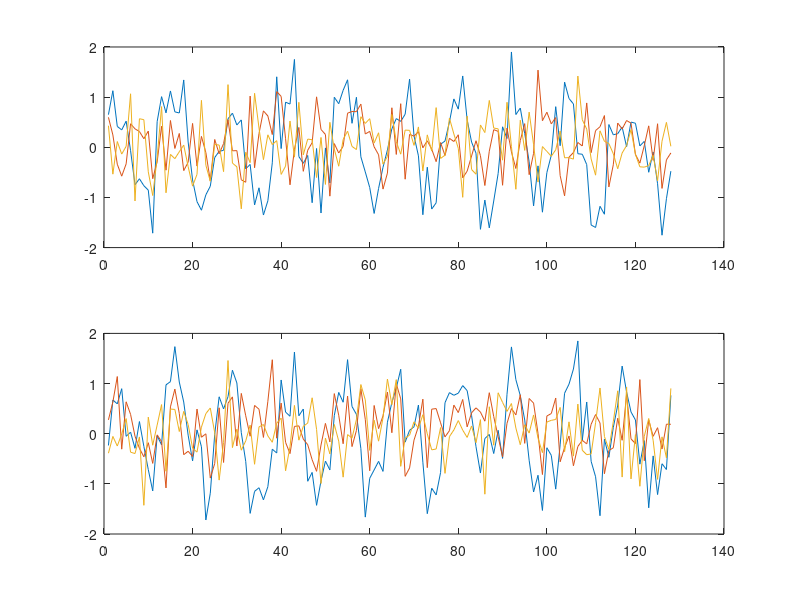

MATLAB code for this plot: (Note: this script raises an error after producing the figure.)
%% test all deferent cohence calculus
clear all
close all
% define parameters
Len=128;
Elec=3;
NoiseVar=0.5;
SignalRatio=1;

% let's have two multimentionnals signals x and y
t=(1:Len)/(Len)*10;
x=NoiseVar*randn(Elec,Len);x(1,:)=x(1,:)+sin(2*pi*t);
y=NoiseVar*randn(Elec,Len);y(1,:)=y(1,:)+SignalRatio*sin(2*pi*t);
figure;subplot(211);plot(x');subplot(212);plot(y')

% we can compute the covariance matrix of x and y such as
Cx=cov(x');
Cy=cov(y');
% Thus a matrix containing both covariance matrix such as :
% Cref = [Cxx  0 ] 
%        [ 0 Cyy ]
Cref=blkdiag(Cx,Cy);
% We can also have the covariance matrix of the two concatenate signal
% C = [Cxx Cxy]
%     [Cyx Cyy]
C=cov([x;y]');

% that contains the cross-variance terms off-diag :
Covxy=1/(size(x,2)-1)*supressMean(x)*supressMean(y)';
Covyx=1/(size(x,2)-1)*supressMean(y)*supressMean(x)';

% the cross-variance terms could be normalized such as
R=(Cx)^(-1/2)*Covxy*(Cy)^(-1/2);
% the synchronization between the signal x and y is
SYNC=SYNC_Riem(x,y)
% that is equivalent to the riemannian distance between C and Cref:
% dr(C,Cref) :
D_C_Cref=distance(Cref,C,'riemann')

Rxy=Cref^(-1/2)*C*Cref^(-1/2);
D_R_I=distance(Cref^(-1/2)*C*Cref^(-1/2),Cref^(-1/2)*Cref*Cref^(-1/2),'riemann')
% that is equivalent to
% the normalized covariance matrix :
% Rxy = [ I  R ]
%       [ R* I ]
D_R_I=distance(Rxy,eye(size(Rxy)),'riemann')

% that is equivalent to
SumEig=sqrt(sum(log(eig(Rxy)).^2))
MeanMeanAbsCovxy=mean(mean(abs(Covxy)))
SumSumAbsCovxy=sum(sum(Covxy))
NormR=norm(R,'fro')
NormFroRxy=norm(Rxy-eye(size(Rxy)),'fro')
SumSumR=sqrt(sum(sum(R.^2)))
SumSumFro=sqrt(sum(sum((Rxy-eye(size(Rxy))).^2)))

for i=1:size(x,1)
    for j=1:size(y,1)
        CORRcoef(i,j)=xcorr(supressMean(x(i,:)/var(x(i,:))),supressMean(y(j,:)/var(y(i,:))),0);
    end
end
MeanMeanAbsCORRCoef=mean(mean(abs(CORRcoef)))

%% test on different sinus phase sync
clear all
close all
% define parameters
for phase=1:300
Len=128;
Elec=1;
NoiseVar=0.0;
SignalRatio=1;
WindowRatio=1;
% let's have two multimentionnals signals x and y
t=(1:Len)/(Len)*10;
x=NoiseVar*randn(Elec,Len);x(1,:)=x(1,:)+sin(2*pi*t).*([ones(1,ceil(WindowRatio*Len)) zeros(1,Len-ceil(WindowRatio*Len))]);
y=NoiseVar*randn(Elec,Len);y(1,:)=y(1,:)+SignalRatio*sin(2*pi*t+(phase-1)/100).*([ones(1,ceil(WindowRatio*Len)) zeros(1,Len-ceil(WindowRatio*Len))]);
% we can compute the covariance matrix of x and y such as
Cx=cov(x');
Cy=cov(y');
% Thus a matrix containing both covariance matrix such as :
% Cref = [Cxx  0 ] 
%        [ 0 Cyy ]
Cref=blkdiag(Cx,Cy);
% We can also have the covariance matrix of the two concatenate signal
% C = [Cxx Cxy]
%     [Cyx Cyy]
C=cov([x;y]');

% that contains the cross-variance terms off-diag :
Covxy=1/(size(x,2)-1)*supressMean(x)*supressMean(y)';
Covyx=1/(size(x,2)-1)*supressMean(y)*supressMean(x)';

% the cross-variance terms could be normalized such as
R=(Cx)^(-1/2)*Covxy*(Cy)^(-1/2);
% the synchronization between the signal x and y is
SYNC(phase)=SYNC_Riem(x,y);
% that is equivalent to the riemannian distance between C and Cref:
% dr(C,Cref) :
D_C_Cref=distance(Cref,C,'riemann');

Rxy=Cref^(-1/2)*C*Cref^(-1/2);
D_R_I=distance(Cref^(-1/2)*C*Cref^(-1/2),Cref^(-1/2)*Cref*Cref^(-1/2),'riemann');
% that is equivalent to
% the normalized covariance matrix :
% Rxy = [ I  R ]
%       [ R* I ]
D_R_I=distance(Rxy,eye(size(Rxy)),'riemann');

% that is equivalent to
SumEig=sqrt(sum(log(eig(Rxy)).^2));
MeanMeanAbsCovxy(phase)=mean(mean(abs(Covxy)));
SumSumAbsCovxy=sum(sum(Covxy));
NormFroR(phase)=norm(R,'fro');
NormFroRxy(phase)=norm(Rxy-eye(size(Rxy)),'fro');
SumSumR=sqrt(sum(sum(R.^2)));
SumSumFro=sqrt(sum(sum((Rxy-eye(size(Rxy))).^2)));

for i=1:size(x,1)
    for j=1:size(y,1)
        CORRcoef(i,j)=xcorr(zscore(x(i,:)),zscore(y(j,:)),0);
    end
end
MeanMeanAbsCORRCoef(phase)=mean(mean(abs(CORRcoef)));

end
figure;subplot(211);plot(x');subplot(212);plot(y')
figure
autoSubplot(1,MeanMeanAbsCORRCoef,MeanMeanAbsCovxy,NormFroR,NormFroRxy,(SYNC))

%% test on different windows phase sync
clear all
close all
% define parameters
IND=1;
for phase=-100:200
Len=100;
Elec=3;
NoiseVar=2;
SignalRatio=2;
WindowRatio=0.5;
Baseline=4;
% let's have two multimentionnals signals x and y
t=(1:Len)/(Len)*10;
x=NoiseVar*randn(Elec,Len);x(1,:)=x(1,:)+(sin(2*pi*t)+Baseline*ones(size(t))).*([ones(1,ceil(WindowRatio*Len)) zeros(1,Len-ceil(WindowRatio*Len))]);
%x=zscore(x);
y=NoiseVar*randn(Elec,Len);y(1,:)=y(1,:)+SignalRatio*(sin(2*pi*t)+Baseline*ones(size(t))).*rect(1,WindowRatio*Len/2,(1:Len)-phase);
%y=zscore(y);
% we can compute the covariance matrix of x and y such as
Cx=cov(x');
Cy=cov(y');
% Thus a matrix containing both covariance matrix such as :
% Cref = [Cxx  0 ] 
%        [ 0 Cyy ]
Cref=blkdiag(Cx,Cy);
% We can also have the covariance matrix of the two concatenate signal
% C = [Cxx Cxy]
%     [Cyx Cyy]
C=cov([x;y]');

% that contains the cross-variance terms off-diag :
Covxy=1/(size(x,2)-1)*supressMean(x)*supressMean(y)';
Covyx=1/(size(x,2)-1)*supressMean(y)*supressMean(x)';

% the cross-variance terms could be normalized such as
R=(Cx)^(-1/2)*Covxy*(Cy)^(-1/2);
% the synchronization between the signal x and y is
SYNC(IND)=SYNC_Riem(x,y);
% that is equivalent to the riemannian distance between C and Cref:
% dr(C,Cref) :
D_C_Cref=distance(Cref,C,'riemann');

Rxy=Cref^(-1/2)*C*Cref^(-1/2);
D_R_I=distance(Cref^(-1/2)*C*Cref^(-1/2),Cref^(-1/2)*Cref*Cref^(-1/2),'riemann');
% that is equivalent to
% the normalized covariance matrix :
% Rxy = [ I  R ]
%       [ R* I ]
D_R_I=distance(Rxy,eye(size(Rxy)),'riemann');

% that is equivalent to
SumEig=sqrt(sum(log(eig(Rxy)).^2));
MeanMeanAbsCovxy(IND)=mean(mean(abs(Covxy)));
SumSumAbsCovxy=sum(sum(Covxy));
NormFroR(IND)=norm(R,'fro');
NormFroRxy(IND)=norm(Rxy-eye(size(Rxy)),'fro');
SumSumR=sqrt(sum(sum(R.^2)));
SumSumFro=sqrt(sum(sum((Rxy-eye(size(Rxy))).^2)));

for i=1:size(x,1)
    for j=1:size(y,1)
        CORRcoef(i,j)=xcorr(zscore(x(i,:)),zscore(y(j,:)),0);
    end
end
MeanMeanAbsCORRCoef(IND)=mean(mean(abs(CORRcoef)));
IND=IND+1;
end
figure;subplot(211);plot(x');subplot(212);plot(y')
figure
autoSubplot(1,MeanMeanAbsCORRCoef,MeanMeanAbsCovxy,NormFroR,NormFroRxy,sqrt(SYNC))
%%

% let's have two multimentionnals signals x and y
[x r m]=zscore(x,2);
[y r m]=zscore(y,2);


% we can compute the covariance matrix of x and y such as
Cx=cov(x');
Cy=cov(y');
% Thus a matrix containing both covariance matrix such as :
% Cref = [Cxx  0 ] 
%        [ 0 Cyy ]
Cref=blkdiag(Cx,Cy);
% We can also have the covariance matrix of the two concatenate signal
% C = [Cxx Cxy]
%     [Cyx Cyy]
C=cov([x;y]');

% that contains the cross-variance terms off-diag :
Covxy=1/(size(x,2)-1)*supressMean(x)*supressMean(y)';
Covyx=1/(size(x,2)-1)*supressMean(y)*supressMean(x)';

% the cross-variance terms could be normalized such as
R=(Cx)^(-1/2)*Covxy*(Cy)^(-1/2);

% the synchronization between the signal x and y is
SYNC_Riem(x,y)
% that is equivalent to the riemannian distance between C and Cref:
% dr(C,Cref) :
distance(C,Cref,'riemann')

Rxy=Cref^(-1/2)*C*Cref^(-1/2);
distance(Cref^(-1/2)*C*Cref^(-1/2),Cref^(-1/2)*Cref*Cref^(-1/2),'riemann')
% that is equivalent to
% the normalized covariance matrix :
% Rxy = [ I  R ]
%       [ R* I ]
distance(Rxy,eye(size(Rxy)),'riemann')

% that is equivalent to
sqrt(sum(log(eig(Rxy)).^2))

%sum sum
